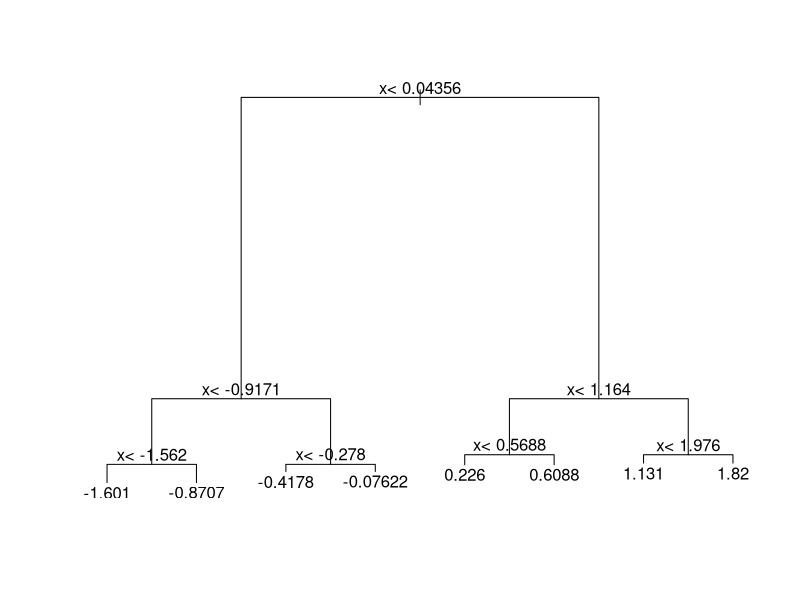
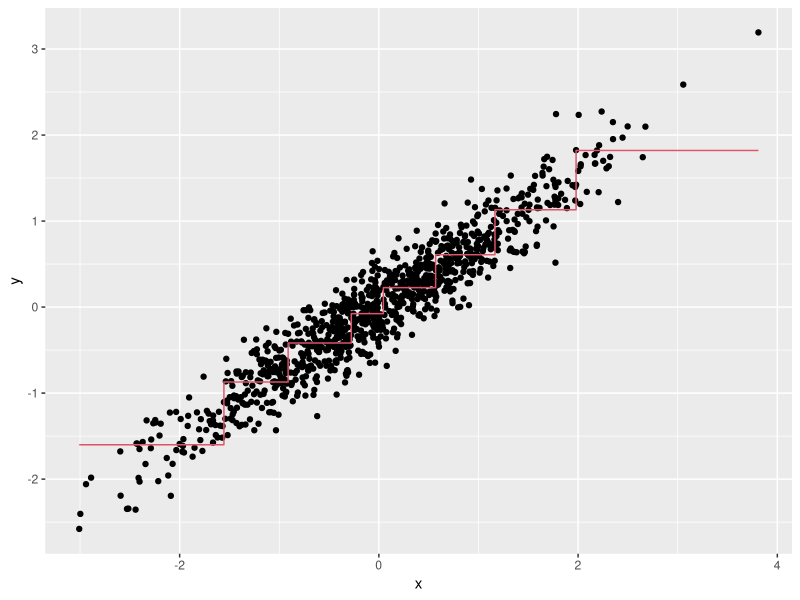
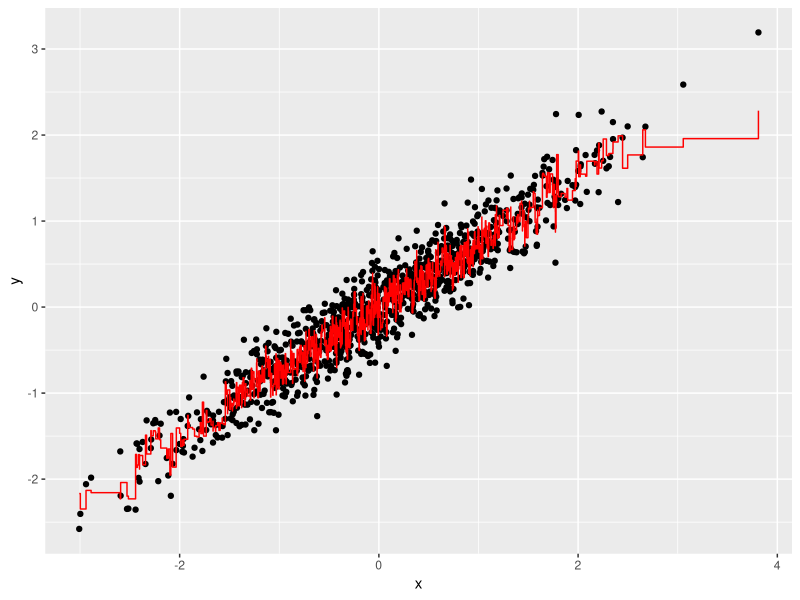
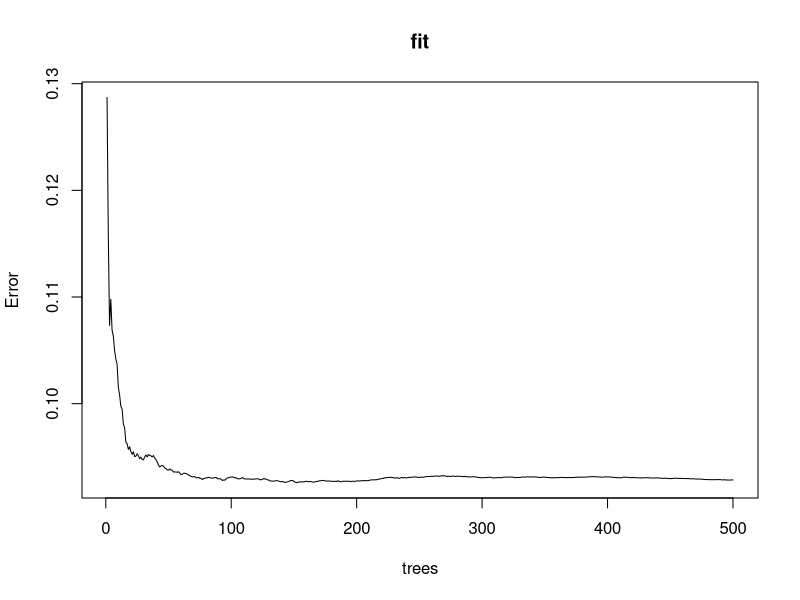
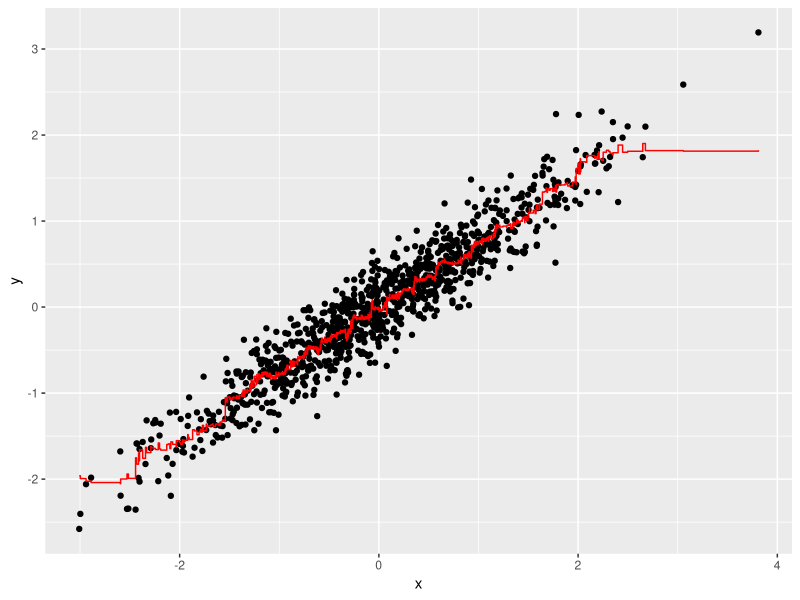

Recreate these plots in R, in order.
install.packages("rpart")

#Create a simple dataset where the outcome grows 0.75 units
#on average for every increase in a predictor, using this code:

library(rpart)
n <- 1000
sigma <- 0.25
set.seed(1, sample.kind = "Rounding")
x <- rnorm(n, 0, 1)
y <- 0.75 * x + rnorm(n, 0, sigma)
dat <- data.frame(x = x, y = y)

#Which code correctly uses rpart() to fit a regression tree and saves the result to fit?

fit <- rpart(y ~ ., data = dat)

#Which of the following plots has the same tree shape obtained in Q1?
plot(fit)
text(fit)

#Below is most of the code to make a scatter plot of y versus x
#along with the predicted values based on the fit.

library(tidyverse)

dat %>% 
  mutate(y_hat = predict(fit)) %>% 
  ggplot() +
  geom_point(aes(x, y)) +
  geom_step(aes(x, y_hat), col=2)

#Now run Random Forests instead of a regression tree using randomForest()
#from the randomForest package, and remake the scatterplot with the prediction line.
#Part of the code is provided for you below.

library(randomForest)
fit <-  randomForest(y ~ x, data = dat) 
  dat %>% 
  mutate(y_hat = predict(fit)) %>% 
  ggplot() +
  geom_point(aes(x, y)) +
  geom_step(aes(x, y_hat), col = "red")
  
#Use the plot() function to see if the Random Forest from Q4 has converged or if we need more trees.
  
  plot (fit)
  
#It seems that the default values for the Random Forest result in an estimate
#that is too flexible (unsmooth). Re-run the Random Forest but this time with a
#node size of 50 and a maximum of 25 nodes. Remake the plot.
  
  library(randomForest)
  fit <- randomForest(y ~ x, data = dat, nodesize = 50, maxnodes = 25)
    dat %>% 
    mutate(y_hat = predict(fit)) %>% 
    ggplot() +
    geom_point(aes(x, y)) +
    geom_step(aes(x, y_hat), col = "red")